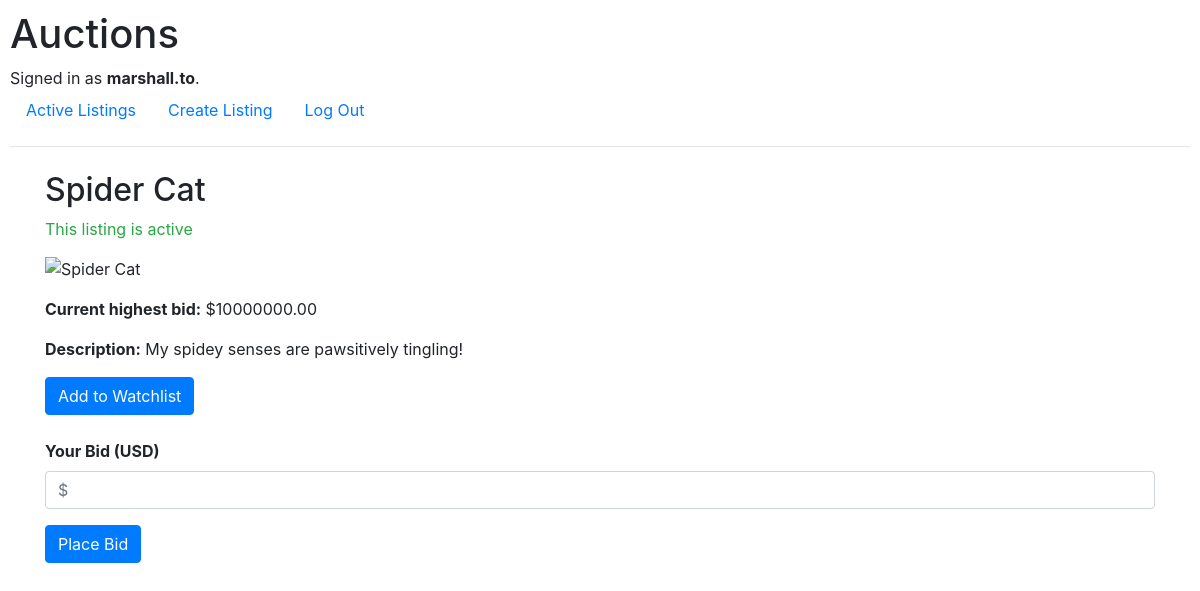
The page /5 (signed in) on the database its author committed.
### auctions/models.py (models this page shows, shortened)
class User(AbstractUser):
    watchlist = models.ManyToManyField("Listing", blank=True, related_name="watched_by")

class Listing(models.Model):
    title = models.CharField(max_length=200)
    description = models.CharField(max_length=1000)
    starting_bid = models.DecimalField(max_digits=10, decimal_places=2, default=0)
    image_url = models.URLField(null=True, blank=True)
    category = models.ForeignKey(Category, on_delete=models.SET_NULL, null=True, blank=True, related_name="listings")
    created_at = models.DateTimeField(auto_now_add=True)
    last_updated = models.DateTimeField(auto_now=True)
    current_highest_bid = models.DecimalField(max_digits=10, decimal_places=2, null=True, blank=True)
    current_highest_bidder = models.ForeignKey(User, null=True, blank=True, on_delete=models.SET_NULL, related_name="highest_bids")
    seller = models.ForeignKey(User, on_delete=models.CASCADE, related_name="selling")
    active = models.BooleanField(default=True)
    winner = models.ForeignKey(User, null=True, blank=True, on_delete=models.SET_NULL, related_name="won_auctions")
    def highest_bid(self):
        highest_bid = self.bids.order_by('-amount').first()
        return highest_bid.amount if highest_bid else self.starting_bid

class Bid(models.Model):
    listing = models.ForeignKey(Listing, on_delete=models.CASCADE, related_name="bids")
    bidder = models.ForeignKey(User, on_delete=models.CASCADE)
    amount = models.DecimalField(
        max_digits=10,
        decimal_places=2,
        validators=[MinValueValidator(0.01)],
    )
    timestamp = models.DateTimeField(auto_now_add=True)
    class Meta:
        ordering = ['-amount']

### auctions/views.py (the view)
# urls.py: path("<str:listing_id>", views.listing_detail, name="listing_detail"),
def listing_detail(request, listing_id):
    listing = get_object_or_404(Listing, pk=listing_id)
    is_watching = listing in request.user.watchlist.all()
    is_owner = request.user == listing.seller
    is_winner = request.user.is_authenticated and listing.winner == request.user
    if request.method == "POST":
        if "watchlist" in request.POST:
            if is_watching:
                request.user.watchlist.remove(listing)
            else:
                request.user.watchlist.add(listing)
            return redirect(reverse("listing_detail", args=[listing_id]))
        if "bid" in request.POST:
            form = BidForm(request.POST, listing=listing, user=request.user)
            if form.is_valid():
                bid = form.save()
                messages.success(request, f"Your bid of ${bid.amount} was placed successfully.")
                return redirect("listing_detail", listing_id=listing.id)
        if "close_auction" in request.POST and is_owner and listing.active:
            listing.close_auction()
            messages.success(request, "Auction closed successfully.")
            return redirect("listing_detail", listing_id=listing_id)
    else:
        form = BidForm(listing=listing, user=request.user)
    context = {
        "listing": listing,
        "is_active": listing.active,
        "is_watching": is_watching,
        "form": form,
        "highest_bid": listing.highest_bid(),
        "is_owner": is_owner,
        "is_winner": is_winner,
    }
    return render(request, "auctions/listing_detail.html", context)

### auctions/forms.py (shortened to what this page needs)
class BidForm(forms.ModelForm):
    class Meta:
        model = Bid
        fields = ["amount"]
        widgets = {
            "amount": forms.NumberInput(attrs={"step": "0.01", "min": "0.01"})
        }
    def __init__(self, *args, **kwargs):
        self.listing = kwargs.pop("listing", None)
        self.user = kwargs.pop("user", None)
        super().__init__(*args, **kwargs)

### auctions/templates/auctions/listing_detail.html (shortened to what this page needs)
{% extends "auctions/layout.html" %}
{% block body %}
    <div class="container mt-4">
        <h2>{{ listing.title }}</h2>
        {% if is_active %}
            <p class="text-success">This listing is active</p>
        {% elif not is_active and is_winner %}
            <div class="alert alert-success" role="alert">
                🎉 Congratulations! You won this auction! 🎉
            </div>
        {% else %}
            <p class="text-danger">This listing is closed</p>
        {% endif %}
        {% if listing.image_url %}
            <img src="{{ listing.image_url }}" class="img-fluid mb-3" alt="{{ listing.title }}">
        {% endif %}
        <p><strong>Current highest bid:</strong> ${{ highest_bid }}</p>
        <p><strong>Description:</strong> {{ listing.description }}</p>
        {% if user.is_authenticated %}
            <form method="post">
                <button type="submit" name="watchlist" class="btn btn-{% if is_watching %}danger{% else %}primary{% endif %}">
                    {% if is_watching %}
                        Remove from Watchlist
                    {% else %}
                        Add to Watchlist
                    {% endif %}
                </button>
            </form>
            {% if is_active %}
                <form method="post" class="mt-4">
                    <div class="mb-3">
                        <label for="{{ form.amount.id_for_label }}" class="form-label"><strong>Your Bid (USD)</strong></label>
                        <input type="number" name="{{ form.amount.name }}" step="0.01" min="0.01"
                            id="{{ form.amount.id_for_label }}" class="form-control"
                            value="{{ form.amount.value|default:'' }}" placeholder="$">
                    </div>
                    <button type="submit" name="bid" class="btn btn-primary">Place Bid</button>
                </form>
            {% else %}
                <p class="text-danger mt-3"">This auction has ended. No more bids can be placed.</p>
            {% endif %}
        {% endif %}
    </div>
{% endblock %}

### auctions/templates/auctions/layout.html (shortened to what this page needs)
{% load static %}
<!DOCTYPE html>
<html lang="en">
    <head>
        <link rel="stylesheet" href="https://stackpath.bootstrapcdn.com/bootstrap/4.4.1/css/bootstrap.min.css">
        <link href="{% static 'auctions/styles.css' %}" rel="stylesheet">
    </head>
    <body>
        <h1>Auctions</h1>
        <div>
            {% if user.is_authenticated %}
                Signed in as <strong>{{ user.username }}</strong>.
            {% else %}
                Not signed in.
            {% endif %}
        </div>
        <ul class="nav">
            <li class="nav-item">
                <a class="nav-link" href="{% url 'index' %}">Active Listings</a>
            </li>
            {% if user.is_authenticated %}
                <li class="nav-item">
                    <a class="nav-link" href="{% url 'create_listing' %}">Create Listing</a>
                </li>
                <li class="nav-item">
                    <a class="nav-link" href="{% url 'logout' %}">Log Out</a>
                </li>
            {% endif %}
        </ul>
        <hr>
        {% block body %}
        {% endblock %}
    </body>
</html>

### auctions/static/auctions/styles.css (style rules this page uses)
body { padding: 10px; }

### rows shown on the page
User: username "marshall.to"
Listing: title "Spider Cat", description "My spidey senses are pawsitively tingling!"
Bid: amount "10000000.00"
